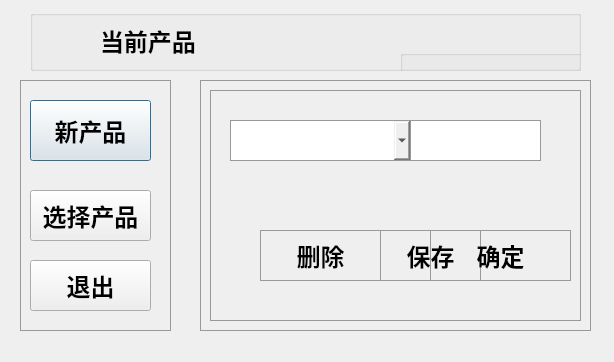
<?xml version="1.0" encoding="UTF-8"?>
<ui version="4.0">
 <class>SetProduct</class>
 <widget class="QDialog" name="SetProduct">
  <property name="geometry">
   <rect>
    <x>0</x>
    <y>0</y>
    <width>614</width>
    <height>362</height>
   </rect>
  </property>
  <property name="font">
   <font>
    <family>Adobe 楷体 Std R</family>
    <pointsize>18</pointsize>
    <weight>75</weight>
    <bold>true</bold>
   </font>
  </property>
  <property name="windowTitle">
   <string>SetProduct</string>
  </property>
  <widget class="QGroupBox" name="groupBox">
   <property name="geometry">
    <rect>
     <x>20</x>
     <y>80</y>
     <width>151</width>
     <height>251</height>
    </rect>
   </property>
   <property name="palette">
    <palette>
     <active>
      <colorrole role="Button">
       <brush brushstyle="SolidPattern">
        <color alpha="255">
         <red>255</red>
         <green>255</green>
         <blue>255</blue>
        </color>
       </brush>
      </colorrole>
      <colorrole role="ButtonText">
       <brush brushstyle="SolidPattern">
        <color alpha="255">
         <red>170</red>
         <green>0</green>
         <blue>127</blue>
        </color>
       </brush>
      </colorrole>
     </active>
     <inactive>
      <colorrole role="Button">
       <brush brushstyle="SolidPattern">
        <color alpha="255">
         <red>255</red>
         <green>255</green>
         <blue>255</blue>
        </color>
       </brush>
      </colorrole>
      <colorrole role="ButtonText">
       <brush brushstyle="SolidPattern">
        <color alpha="255">
         <red>170</red>
         <green>0</green>
         <blue>127</blue>
        </color>
       </brush>
      </colorrole>
     </inactive>
     <disabled>
      <colorrole role="Button">
       <brush brushstyle="SolidPattern">
        <color alpha="255">
         <red>255</red>
         <green>255</green>
         <blue>255</blue>
        </color>
       </brush>
      </colorrole>
      <colorrole role="ButtonText">
       <brush brushstyle="SolidPattern">
        <color alpha="255">
         <red>120</red>
         <green>120</green>
         <blue>120</blue>
        </color>
       </brush>
      </colorrole>
     </disabled>
    </palette>
   </property>
   <property name="font">
    <font>
     <family>Adobe 楷体 Std R</family>
     <pointsize>18</pointsize>
     <weight>75</weight>
     <bold>true</bold>
    </font>
   </property>
   <property name="styleSheet">
    <string notr="true">QGroupBox{
border:1px solid#999999;
border -radius:15px; 

}</string>
   </property>
   <property name="title">
    <string/>
   </property>
   <property name="alignment">
    <set>Qt::AlignCenter</set>
   </property>
   <widget class="QPushButton" name="pushButton">
    <property name="geometry">
     <rect>
      <x>10</x>
      <y>20</y>
      <width>121</width>
      <height>61</height>
     </rect>
    </property>
    <property name="font">
     <font>
      <family>Adobe 楷体 Std R</family>
      <pointsize>18</pointsize>
      <weight>75</weight>
      <bold>true</bold>
     </font>
    </property>
    <property name="text">
     <string>新产品</string>
    </property>
   </widget>
   <widget class="QPushButton" name="pushButton_2">
    <property name="geometry">
     <rect>
      <x>10</x>
      <y>110</y>
      <width>121</width>
      <height>51</height>
     </rect>
    </property>
    <property name="font">
     <font>
      <family>Adobe 楷体 Std R</family>
      <pointsize>18</pointsize>
      <weight>75</weight>
      <bold>true</bold>
     </font>
    </property>
    <property name="styleSheet">
     <string notr="true"/>
    </property>
    <property name="text">
     <string>选择产品</string>
    </property>
   </widget>
   <widget class="QPushButton" name="pushButton_6">
    <property name="geometry">
     <rect>
      <x>10</x>
      <y>180</y>
      <width>121</width>
      <height>51</height>
     </rect>
    </property>
    <property name="font">
     <font>
      <family>Adobe 楷体 Std R</family>
      <pointsize>18</pointsize>
      <weight>75</weight>
      <bold>true</bold>
     </font>
    </property>
    <property name="styleSheet">
     <string notr="true"/>
    </property>
    <property name="text">
     <string>退出</string>
    </property>
   </widget>
  </widget>
  <widget class="QGroupBox" name="groupBox_2">
   <property name="geometry">
    <rect>
     <x>200</x>
     <y>80</y>
     <width>391</width>
     <height>251</height>
    </rect>
   </property>
   <property name="styleSheet">
    <string notr="true">QGroupBox{
border:1px solid#999999;
border -radius:10px; 

}</string>
   </property>
   <property name="title">
    <string/>
   </property>
   <property name="alignment">
    <set>Qt::AlignCenter</set>
   </property>
   <widget class="QWidget" name="widget" native="true">
    <property name="geometry">
     <rect>
      <x>10</x>
      <y>10</y>
      <width>371</width>
      <height>231</height>
     </rect>
    </property>
    <property name="font">
     <font>
      <family>Adobe 楷体 Std R</family>
      <pointsize>18</pointsize>
      <weight>75</weight>
      <bold>true</bold>
     </font>
    </property>
    <property name="autoFillBackground">
     <bool>false</bool>
    </property>
    <property name="styleSheet">
     <string notr="true">QWidget{
border:1px solid#999999;
border -radius:15px; 

}</string>
    </property>
    <widget class="QLabel" name="label">
     <property name="geometry">
      <rect>
       <x>20</x>
       <y>30</y>
       <width>111</width>
       <height>41</height>
      </rect>
     </property>
     <property name="font">
      <font>
       <family>Adobe 楷体 Std R</family>
       <pointsize>18</pointsize>
       <weight>75</weight>
       <bold>true</bold>
      </font>
     </property>
     <property name="text">
      <string>产品名称:</string>
     </property>
    </widget>
    <widget class="QLineEdit" name="lineEdit">
     <property name="geometry">
      <rect>
       <x>160</x>
       <y>30</y>
       <width>171</width>
       <height>41</height>
      </rect>
     </property>
     <property name="font">
      <font>
       <family>Adobe 楷体 Std R</family>
       <pointsize>18</pointsize>
       <weight>75</weight>
       <bold>true</bold>
      </font>
     </property>
    </widget>
    <widget class="QPushButton" name="pushButton_3">
     <property name="geometry">
      <rect>
       <x>170</x>
       <y>140</y>
       <width>101</width>
       <height>51</height>
      </rect>
     </property>
     <property name="font">
      <font>
       <family>Adobe 楷体 Std R</family>
       <pointsize>18</pointsize>
       <weight>75</weight>
       <bold>true</bold>
      </font>
     </property>
     <property name="text">
      <string>保存</string>
     </property>
    </widget>
   </widget>
   <widget class="QWidget" name="widget_2" native="true">
    <property name="geometry">
     <rect>
      <x>10</x>
      <y>10</y>
      <width>371</width>
      <height>231</height>
     </rect>
    </property>
    <property name="font">
     <font>
      <family>Adobe 楷体 Std R</family>
      <pointsize>18</pointsize>
      <weight>75</weight>
      <bold>true</bold>
     </font>
    </property>
    <property name="styleSheet">
     <string notr="true">QWidget{
border:1px solid#999999;
border -radius:15px; 

}</string>
    </property>
    <widget class="QComboBox" name="comboBox">
     <property name="geometry">
      <rect>
       <x>20</x>
       <y>30</y>
       <width>181</width>
       <height>41</height>
      </rect>
     </property>
     <property name="font">
      <font>
       <family>Adobe 楷体 Std R</family>
       <pointsize>18</pointsize>
       <weight>75</weight>
       <bold>true</bold>
      </font>
     </property>
    </widget>
    <widget class="QPushButton" name="pushButton_4">
     <property name="geometry">
      <rect>
       <x>220</x>
       <y>140</y>
       <width>141</width>
       <height>51</height>
      </rect>
     </property>
     <property name="font">
      <font>
       <family>Adobe 楷体 Std R</family>
       <pointsize>18</pointsize>
       <weight>75</weight>
       <bold>true</bold>
      </font>
     </property>
     <property name="text">
      <string>确定</string>
     </property>
    </widget>
    <widget class="QPushButton" name="pushButton_5">
     <property name="geometry">
      <rect>
       <x>50</x>
       <y>140</y>
       <width>121</width>
       <height>51</height>
      </rect>
     </property>
     <property name="font">
      <font>
       <family>Adobe 楷体 Std R</family>
       <pointsize>18</pointsize>
       <weight>75</weight>
       <bold>true</bold>
      </font>
     </property>
     <property name="text">
      <string>删除</string>
     </property>
    </widget>
   </widget>
  </widget>
  <widget class="QGroupBox" name="groupBox_3">
   <property name="geometry">
    <rect>
     <x>30</x>
     <y>10</y>
     <width>551</width>
     <height>61</height>
    </rect>
   </property>
   <property name="title">
    <string/>
   </property>
   <widget class="QLabel" name="label_2">
    <property name="geometry">
     <rect>
      <x>70</x>
      <y>10</y>
      <width>131</width>
      <height>41</height>
     </rect>
    </property>
    <property name="text">
     <string>当前产品</string>
    </property>
   </widget>
   <widget class="QGroupBox" name="groupBox_4">
    <property name="geometry">
     <rect>
      <x>370</x>
      <y>40</y>
      <width>551</width>
      <height>61</height>
     </rect>
    </property>
    <property name="title">
     <string/>
    </property>
   </widget>
   <widget class="QLabel" name="label_3">
    <property name="geometry">
     <rect>
      <x>280</x>
      <y>10</y>
      <width>111</width>
      <height>41</height>
     </rect>
    </property>
    <property name="text">
     <string/>
    </property>
   </widget>
  </widget>
 </widget>
 <layoutdefault spacing="6" margin="11"/>
 <tabstops>
  <tabstop>pushButton_2</tabstop>
  <tabstop>pushButton</tabstop>
  <tabstop>lineEdit</tabstop>
  <tabstop>pushButton_3</tabstop>
  <tabstop>comboBox</tabstop>
  <tabstop>pushButton_4</tabstop>
  <tabstop>pushButton_5</tabstop>
 </tabstops>
 <resources/>
 <connections>
  <connection>
   <sender>pushButton_5</sender>
   <signal>clicked()</signal>
   <receiver>SetProduct</receiver>
   <slot>deleteproduct()</slot>
   <hints>
    <hint type="sourcelabel">
     <x>321</x>
     <y>259</y>
    </hint>
    <hint type="destinationlabel">
     <x>288</x>
     <y>336</y>
    </hint>
   </hints>
  </connection>
  <connection>
   <sender>pushButton_4</sender>
   <signal>clicked()</signal>
   <receiver>SetProduct</receiver>
   <slot>saveselectproduct()</slot>
   <hints>
    <hint type="sourcelabel">
     <x>528</x>
     <y>265</y>
    </hint>
    <hint type="destinationlabel">
     <x>471</x>
     <y>337</y>
    </hint>
   </hints>
  </connection>
  <connection>
   <sender>pushButton_2</sender>
   <signal>clicked()</signal>
   <receiver>SetProduct</receiver>
   <slot>selectproduct()</slot>
   <hints>
    <hint type="sourcelabel">
     <x>113</x>
     <y>221</y>
    </hint>
    <hint type="destinationlabel">
     <x>90</x>
     <y>342</y>
    </hint>
   </hints>
  </connection>
  <connection>
   <sender>pushButton</sender>
   <signal>clicked()</signal>
   <receiver>SetProduct</receiver>
   <slot>newproduct()</slot>
   <hints>
    <hint type="sourcelabel">
     <x>84</x>
     <y>146</y>
    </hint>
    <hint type="destinationlabel">
     <x>10</x>
     <y>168</y>
    </hint>
   </hints>
  </connection>
  <connection>
   <sender>pushButton_3</sender>
   <signal>clicked()</signal>
   <receiver>SetProduct</receiver>
   <slot>savenewproduct()</slot>
   <hints>
    <hint type="sourcelabel">
     <x>417</x>
     <y>266</y>
    </hint>
    <hint type="destinationlabel">
     <x>343</x>
     <y>338</y>
    </hint>
   </hints>
  </connection>
  <connection>
   <sender>pushButton_6</sender>
   <signal>clicked()</signal>
   <receiver>SetProduct</receiver>
   <slot>reject()</slot>
   <hints>
    <hint type="sourcelabel">
     <x>71</x>
     <y>297</y>
    </hint>
    <hint type="destinationlabel">
     <x>11</x>
     <y>286</y>
    </hint>
   </hints>
  </connection>
 </connections>
 <slots>
  <slot>newproduct()</slot>
  <slot>selectproduct()</slot>
  <slot>savenewproduct()</slot>
  <slot>saveselectproduct()</slot>
  <slot>deleteproduct()</slot>
 </slots>
</ui>
